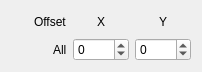
<?xml version="1.0" encoding="UTF-8"?>
<ui version="4.0">
 <class>QGBA::PlacementControl</class>
 <widget class="QDialog" name="QGBA::PlacementControl">
  <property name="geometry">
   <rect>
    <x>0</x>
    <y>0</y>
    <width>202</width>
    <height>72</height>
   </rect>
  </property>
  <property name="sizePolicy">
   <sizepolicy hsizetype="Fixed" vsizetype="Fixed">
    <horstretch>0</horstretch>
    <verstretch>0</verstretch>
   </sizepolicy>
  </property>
  <property name="windowTitle">
   <string>Adjust placement</string>
  </property>
  <layout class="QGridLayout" name="gridLayout">
   <item row="1" column="0" alignment="Qt::AlignRight">
    <widget class="QLabel" name="label">
     <property name="text">
      <string>All</string>
     </property>
    </widget>
   </item>
   <item row="1" column="1">
    <widget class="QSpinBox" name="offsetX">
     <property name="wrapping">
      <bool>true</bool>
     </property>
     <property name="accelerated">
      <bool>true</bool>
     </property>
     <property name="minimum">
      <number>-128</number>
     </property>
     <property name="maximum">
      <number>127</number>
     </property>
    </widget>
   </item>
   <item row="1" column="2">
    <widget class="QSpinBox" name="offsetY">
     <property name="wrapping">
      <bool>true</bool>
     </property>
     <property name="accelerated">
      <bool>true</bool>
     </property>
     <property name="minimum">
      <number>-128</number>
     </property>
     <property name="maximum">
      <number>127</number>
     </property>
    </widget>
   </item>
   <item row="0" column="0" alignment="Qt::AlignRight">
    <widget class="QLabel" name="label_2">
     <property name="text">
      <string>Offset</string>
     </property>
    </widget>
   </item>
   <item row="0" column="1" alignment="Qt::AlignHCenter">
    <widget class="QLabel" name="label_3">
     <property name="text">
      <string>X</string>
     </property>
    </widget>
   </item>
   <item row="0" column="2" alignment="Qt::AlignHCenter">
    <widget class="QLabel" name="label_4">
     <property name="text">
      <string>Y</string>
     </property>
    </widget>
   </item>
  </layout>
 </widget>
 <resources/>
 <connections/>
</ui>
